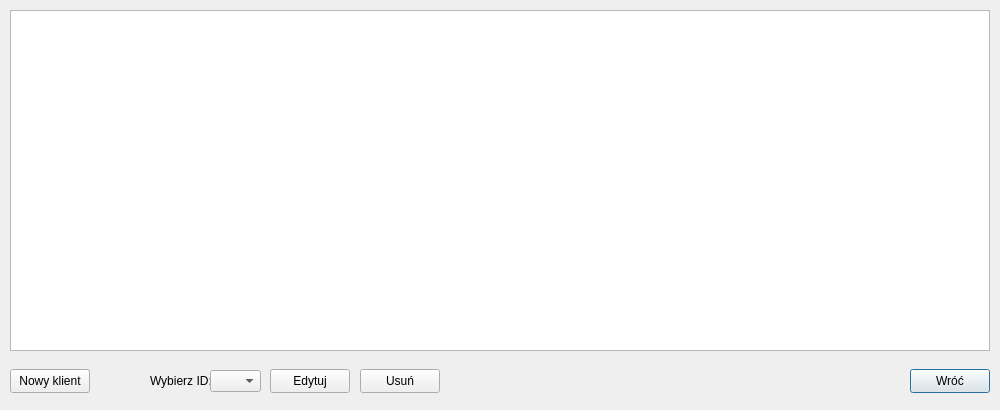
<?xml version="1.0" encoding="UTF-8"?>
<ui version="4.0">
 <class>clientsWindow</class>
 <widget class="QDialog" name="clientsWindow">
  <property name="geometry">
   <rect>
    <x>0</x>
    <y>0</y>
    <width>1000</width>
    <height>410</height>
   </rect>
  </property>
  <property name="windowTitle">
   <string>Kontrahenci</string>
  </property>
  <widget class="QLabel" name="label_6">
   <property name="geometry">
    <rect>
     <x>150</x>
     <y>370</y>
     <width>61</width>
     <height>21</height>
    </rect>
   </property>
   <property name="text">
    <string>Wybierz ID:</string>
   </property>
  </widget>
  <widget class="QTableView" name="tableView">
   <property name="geometry">
    <rect>
     <x>10</x>
     <y>10</y>
     <width>980</width>
     <height>341</height>
    </rect>
   </property>
   <property name="frameShape">
    <enum>QFrame::StyledPanel</enum>
   </property>
   <property name="frameShadow">
    <enum>QFrame::Sunken</enum>
   </property>
   <property name="lineWidth">
    <number>2</number>
   </property>
   <property name="selectionMode">
    <enum>QAbstractItemView::SingleSelection</enum>
   </property>
   <property name="selectionBehavior">
    <enum>QAbstractItemView::SelectRows</enum>
   </property>
   <property name="textElideMode">
    <enum>Qt::ElideMiddle</enum>
   </property>
   <attribute name="horizontalHeaderCascadingSectionResizes">
    <bool>true</bool>
   </attribute>
   <attribute name="horizontalHeaderDefaultSectionSize">
    <number>125</number>
   </attribute>
   <attribute name="horizontalHeaderHighlightSections">
    <bool>false</bool>
   </attribute>
   <attribute name="horizontalHeaderStretchLastSection">
    <bool>false</bool>
   </attribute>
   <attribute name="verticalHeaderVisible">
    <bool>false</bool>
   </attribute>
  </widget>
  <widget class="QPushButton" name="button_return">
   <property name="geometry">
    <rect>
     <x>910</x>
     <y>369</y>
     <width>80</width>
     <height>24</height>
    </rect>
   </property>
   <property name="text">
    <string>Wróć</string>
   </property>
  </widget>
  <widget class="QPushButton" name="button_newClient">
   <property name="geometry">
    <rect>
     <x>10</x>
     <y>369</y>
     <width>80</width>
     <height>24</height>
    </rect>
   </property>
   <property name="text">
    <string>Nowy klient</string>
   </property>
  </widget>
  <widget class="QPushButton" name="button_removeSelected">
   <property name="geometry">
    <rect>
     <x>360</x>
     <y>369</y>
     <width>80</width>
     <height>24</height>
    </rect>
   </property>
   <property name="text">
    <string>Usuń</string>
   </property>
  </widget>
  <widget class="QPushButton" name="button_editSelected">
   <property name="geometry">
    <rect>
     <x>270</x>
     <y>369</y>
     <width>80</width>
     <height>24</height>
    </rect>
   </property>
   <property name="text">
    <string>Edytuj</string>
   </property>
  </widget>
  <widget class="QComboBox" name="combo_select">
   <property name="geometry">
    <rect>
     <x>210</x>
     <y>370</y>
     <width>51</width>
     <height>22</height>
    </rect>
   </property>
  </widget>
 </widget>
 <resources/>
 <connections/>
</ui>
